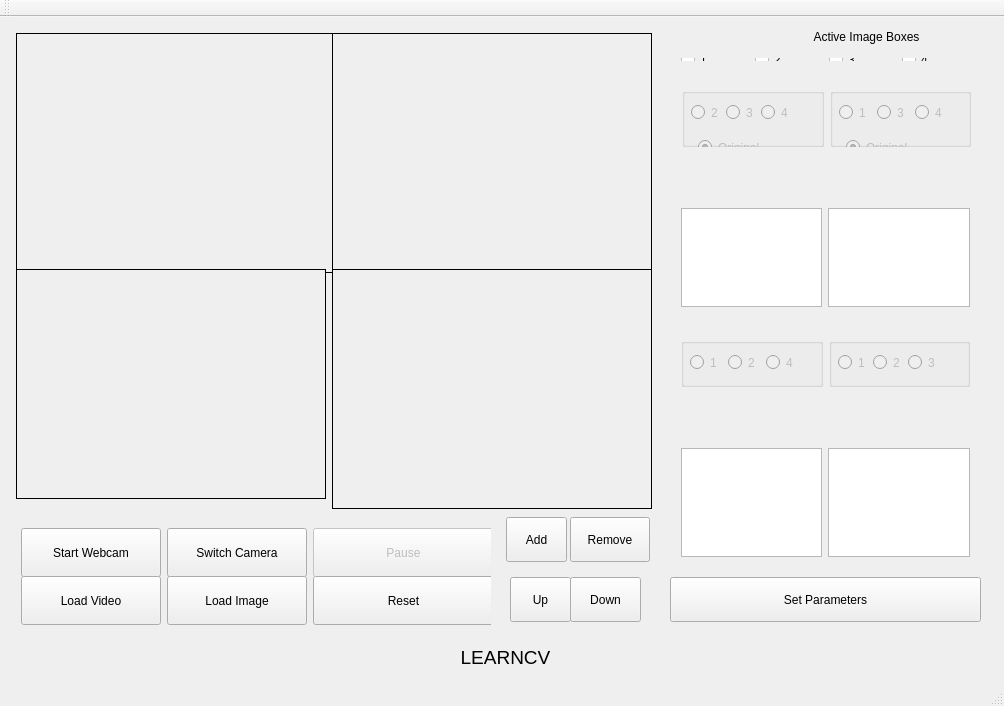
<?xml version="1.0" encoding="UTF-8"?>
<ui version="4.0">
 <class>ImageProc</class>
 <widget class="QMainWindow" name="ImageProc">
  <property name="windowModality">
   <enum>Qt::NonModal</enum>
  </property>
  <property name="geometry">
   <rect>
    <x>0</x>
    <y>0</y>
    <width>1004</width>
    <height>706</height>
   </rect>
  </property>
  <property name="cursor">
   <cursorShape>ArrowCursor</cursorShape>
  </property>
  <property name="windowTitle">
   <string>LearnCV</string>
  </property>
  <property name="autoFillBackground">
   <bool>true</bool>
  </property>
  <widget class="QWidget" name="centralWidget">
   <widget class="QStackedWidget" name="stackedWidget">
    <property name="geometry">
     <rect>
      <x>0</x>
      <y>0</y>
      <width>1652</width>
      <height>681</height>
     </rect>
    </property>
    <property name="minimumSize">
     <size>
      <width>1652</width>
      <height>637</height>
     </size>
    </property>
    <property name="autoFillBackground">
     <bool>true</bool>
    </property>
    <widget class="QWidget" name="stackedWidgetPage1">
     <widget class="QLabel" name="TextLabel1">
      <property name="geometry">
       <rect>
        <x>650</x>
        <y>10</y>
        <width>433</width>
        <height>21</height>
       </rect>
      </property>
      <property name="text">
       <string>&lt;html&gt;&lt;head/&gt;&lt;body&gt;&lt;p align=&quot;center&quot;&gt;Active Image Boxes&lt;/p&gt;&lt;/body&gt;&lt;/html&gt;</string>
      </property>
     </widget>
     <widget class="QWidget" name="layoutWidget">
      <property name="geometry">
       <rect>
        <x>670</x>
        <y>30</y>
        <width>311</width>
        <height>25</height>
       </rect>
      </property>
      <layout class="QHBoxLayout" name="WinEn">
       <item>
        <widget class="QCheckBox" name="chk_WinEn1">
         <property name="text">
          <string>1</string>
         </property>
        </widget>
       </item>
       <item>
        <widget class="QCheckBox" name="chk_WinEn2">
         <property name="text">
          <string>2</string>
         </property>
        </widget>
       </item>
       <item>
        <widget class="QCheckBox" name="chk_WinEn3">
         <property name="text">
          <string>3</string>
         </property>
        </widget>
       </item>
       <item>
        <widget class="QCheckBox" name="chk_WinEn4">
         <property name="text">
          <string>4</string>
         </property>
        </widget>
       </item>
      </layout>
      <zorder>chk_WinEn2</zorder>
      <zorder>chk_WinEn1</zorder>
      <zorder>chk_WinEn3</zorder>
      <zorder>chk_WinEn4</zorder>
     </widget>
     <widget class="QPushButton" name="btn_Up">
      <property name="geometry">
       <rect>
        <x>510</x>
        <y>560</y>
        <width>61</width>
        <height>45</height>
       </rect>
      </property>
      <property name="text">
       <string>Up</string>
      </property>
     </widget>
     <widget class="QPushButton" name="btn_Down">
      <property name="geometry">
       <rect>
        <x>570</x>
        <y>560</y>
        <width>71</width>
        <height>45</height>
       </rect>
      </property>
      <property name="text">
       <string>Down</string>
      </property>
     </widget>
     <widget class="QPushButton" name="btnRemove">
      <property name="geometry">
       <rect>
        <x>570</x>
        <y>500</y>
        <width>80</width>
        <height>45</height>
       </rect>
      </property>
      <property name="text">
       <string>Remove</string>
      </property>
     </widget>
     <widget class="QPushButton" name="btn_Add">
      <property name="geometry">
       <rect>
        <x>506</x>
        <y>500</y>
        <width>61</width>
        <height>45</height>
       </rect>
      </property>
      <property name="text">
       <string>Add</string>
      </property>
     </widget>
     <widget class="QPushButton" name="btn_SetParam">
      <property name="enabled">
       <bool>true</bool>
      </property>
      <property name="geometry">
       <rect>
        <x>670</x>
        <y>560</y>
        <width>311</width>
        <height>45</height>
       </rect>
      </property>
      <property name="text">
       <string>Set Parameters</string>
      </property>
     </widget>
     <widget class="QWidget" name="layoutWidget">
      <property name="geometry">
       <rect>
        <x>10</x>
        <y>500</y>
        <width>481</width>
        <height>111</height>
       </rect>
      </property>
      <layout class="QGridLayout" name="gridLayout">
       <item row="0" column="0">
        <widget class="QPushButton" name="btn_StartWebcam">
         <property name="minimumSize">
          <size>
           <width>140</width>
           <height>49</height>
          </size>
         </property>
         <property name="text">
          <string>Start Webcam</string>
         </property>
        </widget>
       </item>
       <item row="0" column="1">
        <widget class="QPushButton" name="btn_SwitchCam">
         <property name="minimumSize">
          <size>
           <width>140</width>
           <height>49</height>
          </size>
         </property>
         <property name="text">
          <string>Switch Camera</string>
         </property>
        </widget>
       </item>
       <item row="0" column="2">
        <widget class="QPushButton" name="btn_PausePlay">
         <property name="enabled">
          <bool>false</bool>
         </property>
         <property name="minimumSize">
          <size>
           <width>181</width>
           <height>49</height>
          </size>
         </property>
         <property name="cursor">
          <cursorShape>ArrowCursor</cursorShape>
         </property>
         <property name="autoFillBackground">
          <bool>true</bool>
         </property>
         <property name="text">
          <string>Pause</string>
         </property>
         <property name="flat">
          <bool>false</bool>
         </property>
        </widget>
       </item>
       <item row="1" column="0">
        <widget class="QPushButton" name="btn_LoadVid">
         <property name="minimumSize">
          <size>
           <width>140</width>
           <height>49</height>
          </size>
         </property>
         <property name="text">
          <string>Load Video</string>
         </property>
        </widget>
       </item>
       <item row="1" column="1">
        <widget class="QPushButton" name="btn_LoadImage">
         <property name="minimumSize">
          <size>
           <width>140</width>
           <height>49</height>
          </size>
         </property>
         <property name="text">
          <string>Load Image</string>
         </property>
        </widget>
       </item>
       <item row="1" column="2">
        <widget class="QPushButton" name="btn_Reset">
         <property name="enabled">
          <bool>true</bool>
         </property>
         <property name="minimumSize">
          <size>
           <width>181</width>
           <height>49</height>
          </size>
         </property>
         <property name="cursor">
          <cursorShape>ArrowCursor</cursorShape>
         </property>
         <property name="autoFillBackground">
          <bool>true</bool>
         </property>
         <property name="text">
          <string>Reset</string>
         </property>
         <property name="flat">
          <bool>false</bool>
         </property>
        </widget>
       </item>
      </layout>
     </widget>
     <widget class="QWidget" name="layoutWidget">
      <property name="geometry">
       <rect>
        <x>5</x>
        <y>5</y>
        <width>648</width>
        <height>488</height>
       </rect>
      </property>
      <layout class="QGridLayout" name="Images">
       <item row="0" column="0">
        <widget class="QLabel" name="Image1">
         <property name="enabled">
          <bool>true</bool>
         </property>
         <property name="minimumSize">
          <size>
           <width>320</width>
           <height>240</height>
          </size>
         </property>
         <property name="autoFillBackground">
          <bool>true</bool>
         </property>
         <property name="frameShape">
          <enum>QFrame::Box</enum>
         </property>
         <property name="text">
          <string/>
         </property>
        </widget>
       </item>
       <item row="0" column="1">
        <widget class="QLabel" name="Image2">
         <property name="minimumSize">
          <size>
           <width>320</width>
           <height>240</height>
          </size>
         </property>
         <property name="autoFillBackground">
          <bool>true</bool>
         </property>
         <property name="frameShape">
          <enum>QFrame::Box</enum>
         </property>
         <property name="text">
          <string/>
         </property>
        </widget>
       </item>
       <item row="1" column="0">
        <widget class="QLabel" name="Image3">
         <property name="autoFillBackground">
          <bool>true</bool>
         </property>
         <property name="frameShape">
          <enum>QFrame::Box</enum>
         </property>
         <property name="text">
          <string/>
         </property>
        </widget>
       </item>
       <item row="1" column="1">
        <widget class="QLabel" name="Image4">
         <property name="minimumSize">
          <size>
           <width>320</width>
           <height>240</height>
          </size>
         </property>
         <property name="autoFillBackground">
          <bool>true</bool>
         </property>
         <property name="frameShape">
          <enum>QFrame::Box</enum>
         </property>
         <property name="text">
          <string/>
         </property>
        </widget>
       </item>
      </layout>
     </widget>
     <widget class="QWidget" name="layoutWidget">
      <property name="geometry">
       <rect>
        <x>671</x>
        <y>60</y>
        <width>311</width>
        <height>81</height>
       </rect>
      </property>
      <layout class="QHBoxLayout" name="horizontalLayout">
       <item>
        <widget class="QGroupBox" name="Base1">
         <property name="enabled">
          <bool>true</bool>
         </property>
         <property name="title">
          <string/>
         </property>
         <widget class="QRadioButton" name="rbt_Base1_Orig">
          <property name="enabled">
           <bool>false</bool>
          </property>
          <property name="geometry">
           <rect>
            <x>16</x>
            <y>48</y>
            <width>79</width>
            <height>23</height>
           </rect>
          </property>
          <property name="text">
           <string>Original</string>
          </property>
          <property name="checked">
           <bool>true</bool>
          </property>
         </widget>
         <widget class="QRadioButton" name="rbt_Base1_2">
          <property name="enabled">
           <bool>false</bool>
          </property>
          <property name="geometry">
           <rect>
            <x>9</x>
            <y>13</y>
            <width>29</width>
            <height>23</height>
           </rect>
          </property>
          <property name="text">
           <string>2</string>
          </property>
         </widget>
         <widget class="QRadioButton" name="rbt_Base1_4">
          <property name="enabled">
           <bool>false</bool>
          </property>
          <property name="geometry">
           <rect>
            <x>79</x>
            <y>13</y>
            <width>29</width>
            <height>23</height>
           </rect>
          </property>
          <property name="text">
           <string>4</string>
          </property>
         </widget>
         <widget class="QRadioButton" name="rbt_Base1_3">
          <property name="enabled">
           <bool>false</bool>
          </property>
          <property name="geometry">
           <rect>
            <x>44</x>
            <y>13</y>
            <width>29</width>
            <height>23</height>
           </rect>
          </property>
          <property name="text">
           <string>3</string>
          </property>
         </widget>
        </widget>
       </item>
       <item>
        <widget class="QGroupBox" name="Base2">
         <property name="enabled">
          <bool>true</bool>
         </property>
         <property name="title">
          <string/>
         </property>
         <widget class="QRadioButton" name="rbt_Base2_Orig">
          <property name="enabled">
           <bool>false</bool>
          </property>
          <property name="geometry">
           <rect>
            <x>16</x>
            <y>48</y>
            <width>79</width>
            <height>23</height>
           </rect>
          </property>
          <property name="text">
           <string>Original</string>
          </property>
          <property name="checked">
           <bool>true</bool>
          </property>
         </widget>
         <widget class="QRadioButton" name="rbt_Base2_3">
          <property name="enabled">
           <bool>false</bool>
          </property>
          <property name="geometry">
           <rect>
            <x>47</x>
            <y>13</y>
            <width>32</width>
            <height>23</height>
           </rect>
          </property>
          <property name="text">
           <string>3</string>
          </property>
         </widget>
         <widget class="QRadioButton" name="rbt_Base2_1">
          <property name="enabled">
           <bool>false</bool>
          </property>
          <property name="geometry">
           <rect>
            <x>9</x>
            <y>13</y>
            <width>32</width>
            <height>23</height>
           </rect>
          </property>
          <property name="text">
           <string>1</string>
          </property>
         </widget>
         <widget class="QRadioButton" name="rbt_Base2_4">
          <property name="enabled">
           <bool>false</bool>
          </property>
          <property name="geometry">
           <rect>
            <x>85</x>
            <y>13</y>
            <width>32</width>
            <height>23</height>
           </rect>
          </property>
          <property name="text">
           <string>4</string>
          </property>
         </widget>
        </widget>
       </item>
      </layout>
     </widget>
     <widget class="QWidget" name="layoutWidget">
      <property name="geometry">
       <rect>
        <x>670</x>
        <y>180</y>
        <width>311</width>
        <height>121</height>
       </rect>
      </property>
      <layout class="QHBoxLayout" name="horizontalLayout_2">
       <item>
        <widget class="QListWidget" name="list_OpList1"/>
       </item>
       <item>
        <widget class="QListWidget" name="list_OpList2"/>
       </item>
      </layout>
     </widget>
     <widget class="QWidget" name="layoutWidget">
      <property name="geometry">
       <rect>
        <x>670</x>
        <y>150</y>
        <width>311</width>
        <height>22</height>
       </rect>
      </property>
      <layout class="QHBoxLayout" name="horizontalLayout_3">
       <item>
        <widget class="QComboBox" name="ddl_OpBox1">
         <property name="enabled">
          <bool>false</bool>
         </property>
        </widget>
       </item>
       <item>
        <widget class="QComboBox" name="ddl_OpBox2">
         <property name="enabled">
          <bool>false</bool>
         </property>
        </widget>
       </item>
      </layout>
     </widget>
     <widget class="QWidget" name="layoutWidget">
      <property name="geometry">
       <rect>
        <x>670</x>
        <y>310</y>
        <width>311</width>
        <height>71</height>
       </rect>
      </property>
      <layout class="QHBoxLayout" name="horizontalLayout_4">
       <item>
        <widget class="QGroupBox" name="Base3">
         <property name="enabled">
          <bool>true</bool>
         </property>
         <property name="title">
          <string/>
         </property>
         <widget class="QRadioButton" name="rbt_Base3_Orig">
          <property name="enabled">
           <bool>false</bool>
          </property>
          <property name="geometry">
           <rect>
            <x>16</x>
            <y>48</y>
            <width>79</width>
            <height>23</height>
           </rect>
          </property>
          <property name="text">
           <string>Original</string>
          </property>
          <property name="checked">
           <bool>true</bool>
          </property>
         </widget>
         <widget class="QRadioButton" name="rbt_Base3_1">
          <property name="enabled">
           <bool>false</bool>
          </property>
          <property name="geometry">
           <rect>
            <x>9</x>
            <y>13</y>
            <width>32</width>
            <height>23</height>
           </rect>
          </property>
          <property name="text">
           <string>1</string>
          </property>
         </widget>
         <widget class="QRadioButton" name="rbt_Base3_2">
          <property name="enabled">
           <bool>false</bool>
          </property>
          <property name="geometry">
           <rect>
            <x>47</x>
            <y>13</y>
            <width>32</width>
            <height>23</height>
           </rect>
          </property>
          <property name="text">
           <string>2</string>
          </property>
         </widget>
         <widget class="QRadioButton" name="rbt_Base3_4">
          <property name="enabled">
           <bool>false</bool>
          </property>
          <property name="geometry">
           <rect>
            <x>85</x>
            <y>13</y>
            <width>32</width>
            <height>23</height>
           </rect>
          </property>
          <property name="text">
           <string>4</string>
          </property>
         </widget>
        </widget>
       </item>
       <item>
        <widget class="QGroupBox" name="Base4">
         <property name="enabled">
          <bool>true</bool>
         </property>
         <property name="title">
          <string/>
         </property>
         <widget class="QRadioButton" name="rbt_Base4_Orig">
          <property name="enabled">
           <bool>false</bool>
          </property>
          <property name="geometry">
           <rect>
            <x>16</x>
            <y>48</y>
            <width>79</width>
            <height>23</height>
           </rect>
          </property>
          <property name="text">
           <string>Original</string>
          </property>
          <property name="checked">
           <bool>true</bool>
          </property>
         </widget>
         <widget class="QRadioButton" name="rbt_Base4_1">
          <property name="enabled">
           <bool>false</bool>
          </property>
          <property name="geometry">
           <rect>
            <x>9</x>
            <y>13</y>
            <width>29</width>
            <height>23</height>
           </rect>
          </property>
          <property name="text">
           <string>1</string>
          </property>
         </widget>
         <widget class="QRadioButton" name="rbt_Base4_2">
          <property name="enabled">
           <bool>false</bool>
          </property>
          <property name="geometry">
           <rect>
            <x>44</x>
            <y>13</y>
            <width>29</width>
            <height>23</height>
           </rect>
          </property>
          <property name="text">
           <string>2</string>
          </property>
         </widget>
         <widget class="QRadioButton" name="rbt_Base4_3">
          <property name="enabled">
           <bool>false</bool>
          </property>
          <property name="geometry">
           <rect>
            <x>79</x>
            <y>13</y>
            <width>29</width>
            <height>23</height>
           </rect>
          </property>
          <property name="text">
           <string>3</string>
          </property>
         </widget>
        </widget>
       </item>
      </layout>
     </widget>
     <widget class="QWidget" name="layoutWidget">
      <property name="geometry">
       <rect>
        <x>670</x>
        <y>390</y>
        <width>311</width>
        <height>22</height>
       </rect>
      </property>
      <layout class="QHBoxLayout" name="horizontalLayout_5">
       <item>
        <widget class="QComboBox" name="ddl_OpBox3">
         <property name="enabled">
          <bool>false</bool>
         </property>
        </widget>
       </item>
       <item>
        <widget class="QComboBox" name="ddl_OpBox4">
         <property name="enabled">
          <bool>false</bool>
         </property>
        </widget>
       </item>
      </layout>
     </widget>
     <widget class="QWidget" name="layoutWidget">
      <property name="geometry">
       <rect>
        <x>670</x>
        <y>420</y>
        <width>311</width>
        <height>131</height>
       </rect>
      </property>
      <layout class="QHBoxLayout" name="horizontalLayout_6">
       <item>
        <widget class="QListWidget" name="list_OpList3"/>
       </item>
       <item>
        <widget class="QListWidget" name="list_OpList4"/>
       </item>
      </layout>
     </widget>
     <widget class="QLabel" name="label">
      <property name="geometry">
       <rect>
        <x>0</x>
        <y>620</y>
        <width>1011</width>
        <height>41</height>
       </rect>
      </property>
      <property name="text">
       <string>&lt;html&gt;&lt;head/&gt;&lt;body&gt;&lt;p align=&quot;center&quot;&gt;&lt;span style=&quot; font-size:14pt;&quot;&gt;LEARNCV&lt;/span&gt;&lt;/p&gt;&lt;/body&gt;&lt;/html&gt;</string>
      </property>
     </widget>
     <zorder>layoutWidget</zorder>
     <zorder>layoutWidget</zorder>
     <zorder>layoutWidget</zorder>
     <zorder>layoutWidget</zorder>
     <zorder>layoutWidget</zorder>
     <zorder>layoutWidget</zorder>
     <zorder>TextLabel1</zorder>
     <zorder>layoutWidget</zorder>
     <zorder>layoutWidget</zorder>
     <zorder>layoutWidget</zorder>
     <zorder>btn_Up</zorder>
     <zorder>btn_Down</zorder>
     <zorder>btnRemove</zorder>
     <zorder>btn_Add</zorder>
     <zorder>btn_SetParam</zorder>
     <zorder>label</zorder>
    </widget>
    <widget class="QWidget" name="stackedWidgetPage2"/>
   </widget>
  </widget>
  <widget class="QMenuBar" name="menuBar">
   <property name="geometry">
    <rect>
     <x>0</x>
     <y>0</y>
     <width>1004</width>
     <height>21</height>
    </rect>
   </property>
  </widget>
  <widget class="QToolBar" name="mainToolBar">
   <attribute name="toolBarArea">
    <enum>TopToolBarArea</enum>
   </attribute>
   <attribute name="toolBarBreak">
    <bool>false</bool>
   </attribute>
  </widget>
  <widget class="QStatusBar" name="statusBar"/>
 </widget>
 <layoutdefault spacing="6" margin="11"/>
 <resources/>
 <connections/>
</ui>
